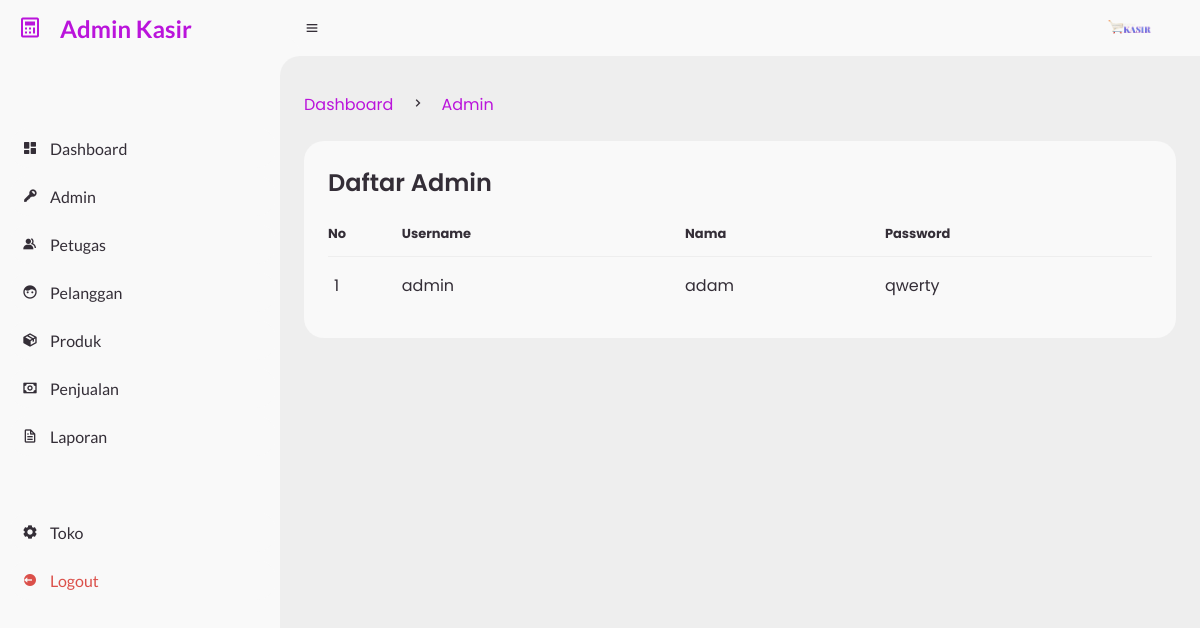
The app's page /admin/?page=r_admin (signed in) with its own data.
### tables this page shows
CREATE TABLE `organisasi` (
  `id` int NOT NULL,
  `username` varchar(50) NOT NULL,
  `nama` text NOT NULL,
  `password` varchar(15) NOT NULL,
  `level` varchar(20) NOT NULL
);

### admin/r_admin.php (the view)
<?php
require '../koneksi_database/koneksi.php';
function admin($query)
{
    global $koneksi;
    $result = mysqli_query($koneksi, $query);
    $rows = [];
    while ($row = mysqli_fetch_assoc($result)) {
        $rows[] = $row;
    }
    return $rows;
}
$hasil = admin("SELECT * FROM organisasi WHERE level='admin'");
?>
<main>
    <div class="head-title">
        <div class="left">
            <ul class="breadcrumb">
                <li>
                    <a href="?page=dashboard" class="active">Dashboard</a>
                </li>
                <li><i class='bx bx-chevron-right'></i></li>
                <li>
                    <a class="active" href="#">Admin</a>
                </li>
            </ul>
        </div>
    </div>
    <div class="table-data">
        <div class="order">
            <div class="head">
                <h3>Daftar Admin</h3>
            </div>
            <table>
                <thead>
                    <tr>
                        <th>No</th>
                        <th>Username</th>
                        <th>Nama</th>
                        <th>Password</th>
                    </tr>
                </thead>
                <tbody>
                    <?php $count = 1; ?>
                    <?php foreach ($hasil as $admin_all) : ?>
                        <tr>
                            <td><?php echo $count ?></td>
                            <td><?php echo $admin_all['username']; ?></td>
                            <td><?php echo $admin_all['nama']; ?></td>
                            <td><?php echo $admin_all['password']; ?></td>
                        </tr>
                        <?php $count++; ?>
                    <?php endforeach; ?>
                </tbody>
            </table>
        </div>
    </div>
</main>

### css/style.css (style rules this page uses)
* { margin: 0; padding: 0; box-sizing: border-box; }
a { text-decoration: none; }
li { list-style: none; }
:root { --poppins: 'Poppins', sans-serif; --lato: 'Lato', sans-serif; --light: #F9F9F9; --blue: #ba14db; --light-blue: #CFE8FF; --grey: #eee; --dark-grey: #AAAAAA; --dark: #342E37; --red: #DB504A; --yellow: #FFCE26; --light-yellow: #FFF2C6; --orange: #FD7238; --light-orange: #FFE0D3; --green: #08ca42; --dark-green: #074e1c; }
html { overflow-x: hidden; }
body { background: var(--grey); overflow-x: hidden; }
#content main { width: 100%; padding: 36px 24px; font-family: var(--poppins); max-height: calc(100vh - 56px); overflow-y: auto; }
#content main .head-title { display: flex; align-items: center; justify-content: space-between; grid-gap: 16px; flex-wrap: wrap; }
#content main .head-title .left .breadcrumb { display: flex; align-items: center; grid-gap: 16px; }
#content main .head-title .left .breadcrumb li { color: var(--dark); }
#content main .head-title .left .breadcrumb li a { color: var(--dark-grey); pointer-events: none; }
#content main .head-title .left .breadcrumb li a.active { color: var(--blue); pointer-events: unset; }
#content main .table-data { display: flex; flex-wrap: wrap; grid-gap: 24px; margin-top: 24px; width: 100%; color: var(--dark); }
#content main .table-data>div { border-radius: 20px; background: var(--light); padding: 24px; overflow-x: auto; }
#content main .table-data .head { display: flex; align-items: center; grid-gap: 16px; margin-bottom: 24px; }
#content main .table-data .head h3 { margin-right: auto; font-size: 24px; font-weight: 600; }
#content main .table-data .order { flex-grow: 1; flex-basis: 500px; }
#content main .table-data .order table { width: 100%; border-collapse: collapse; }
#content main .table-data .order table th { padding-bottom: 12px; font-size: 13px; text-align: left; border-bottom: 1px solid var(--grey); }
#content main .table-data .order table td { padding: 16px 0; }
#content main .table-data .order table tr td:first-child { display: flex; align-items: center; grid-gap: 12px; padding-left: 6px; }

### records on screen
organisasi: username "admin", nama "adam", password "qwerty"
